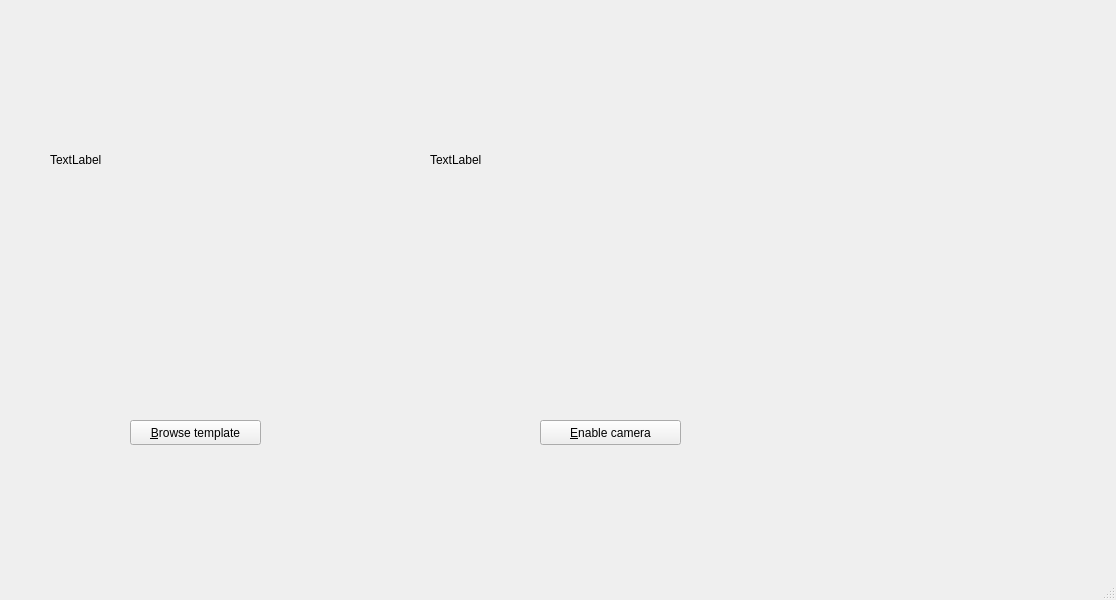
<?xml version="1.0" encoding="UTF-8"?>
<ui version="4.0">
 <class>MainWindow</class>
 <widget class="QMainWindow" name="MainWindow">
  <property name="geometry">
   <rect>
    <x>0</x>
    <y>0</y>
    <width>1116</width>
    <height>600</height>
   </rect>
  </property>
  <property name="windowTitle">
   <string>SIFT Demo</string>
  </property>
  <widget class="QWidget" name="centralwidget">
   <widget class="QPushButton" name="toggle_cam_button">
    <property name="geometry">
     <rect>
      <x>540</x>
      <y>420</y>
      <width>141</width>
      <height>25</height>
     </rect>
    </property>
    <property name="text">
     <string>&amp;Enable camera</string>
    </property>
   </widget>
   <widget class="QPushButton" name="browse_button">
    <property name="geometry">
     <rect>
      <x>130</x>
      <y>420</y>
      <width>131</width>
      <height>25</height>
     </rect>
    </property>
    <property name="text">
     <string>&amp;Browse template</string>
    </property>
   </widget>
   <widget class="QLabel" name="template_label">
    <property name="geometry">
     <rect>
      <x>50</x>
      <y>40</y>
      <width>320</width>
      <height>240</height>
     </rect>
    </property>
    <property name="text">
     <string>TextLabel</string>
    </property>
   </widget>
   <widget class="QLabel" name="live_image_label">
    <property name="geometry">
     <rect>
      <x>430</x>
      <y>40</y>
      <width>631</width>
      <height>240</height>
     </rect>
    </property>
    <property name="text">
     <string>TextLabel</string>
    </property>
   </widget>
  </widget>
  <widget class="QMenuBar" name="menubar">
   <property name="geometry">
    <rect>
     <x>0</x>
     <y>0</y>
     <width>1116</width>
     <height>22</height>
    </rect>
   </property>
  </widget>
  <widget class="QStatusBar" name="statusbar"/>
 </widget>
 <resources/>
 <connections/>
</ui>
